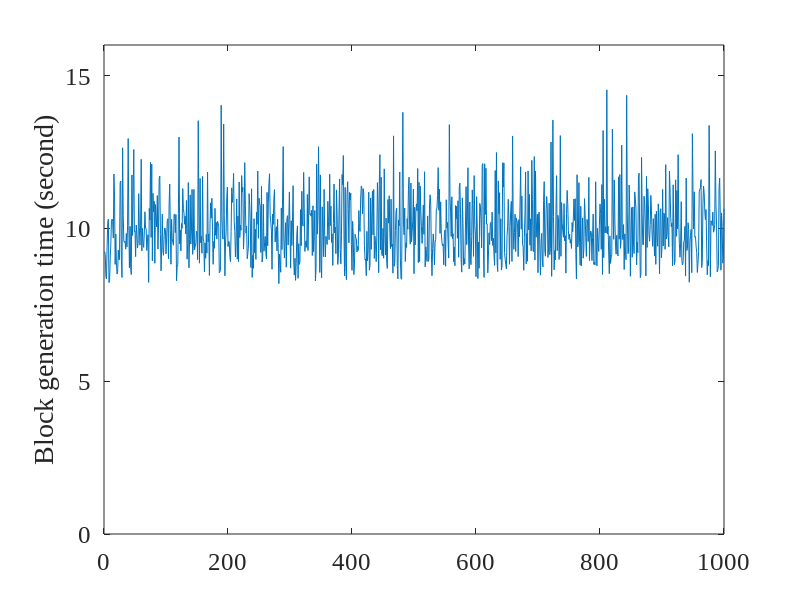

Here is the MATLAB script that generated this plot: (Note: this script raises an error after producing the figure.)
clear;
clc;

macro_data = csvread('macro_test.csv',1,2);
runtime = macro_data(:,1);
workload = macro_data(:,2);
localmean = macro_data(:,3);

plot(runtime);
hold on;
set(gca,'FontName', 'Times New Roman','FontSize',18);
axis([0,1000,0,16]);
ylabel('Block generation time (second)')

yyaxis right;
plot(workload);
plot(localmean);
axis([0,1000,1e5,20e5]);
grid on;
handle = legend('Block Generation Time (second)','Workload $\mathcal{C}$','Local Average Workload $\mathcal{C}_{avg}$');
set(handle,'Interpreter','latex')
xlabel('The height of blockchain');